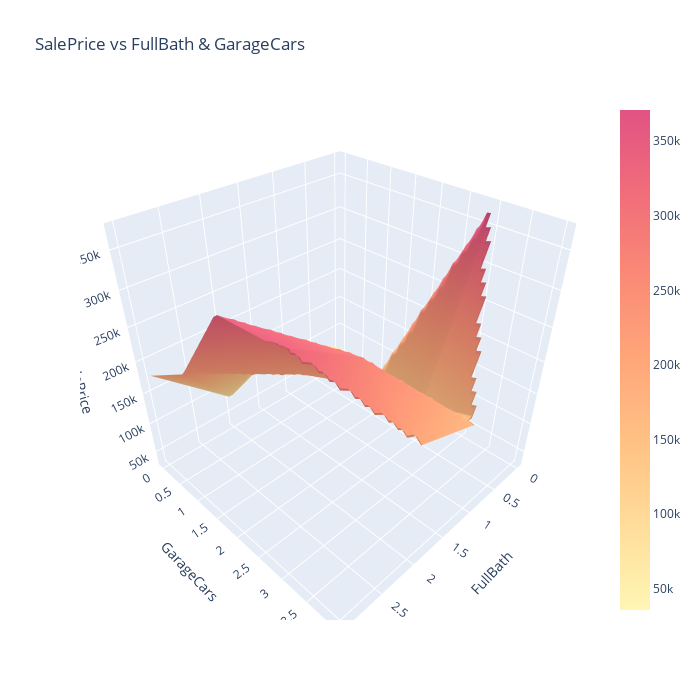

Here is the notebook cell this chart was saved with:
### Code cell
x_feature, y_feature, z_feature = 'FullBath', 'GarageCars', 'SalePrice'

x = df[x_feature]
y = df[y_feature]
z = df[z_feature]

xi = np.linspace(x.min(), x.max(), 50)
yi = np.linspace(y.min(), y.max(), 50)
X, Y = np.meshgrid(xi, yi)

Z = griddata((x, y), z, (X, Y), method='linear')

fig = go.Figure(go.Surface(x=X, y=Y, z=Z, colorscale='Pinkyl'))
fig.update_layout(
    title=f'{z_feature} vs {x_feature} & {y_feature}',
    scene=dict(
        xaxis_title=x_feature,
        yaxis_title=y_feature,
        zaxis_title=z_feature
    ),
    width=700, height=700
)
fig.show()

### Figure 1 — Plotly figure (JSON) as saved in the notebook; plotly's stock layout.template omitted (floating-point values rounded to 4 significant figures; data arrays with more than 128 entries replaced by an {"elided": "..."} marker saying what was removed)
{"data": [{"colorscale": [[0, "rgb(254, 246, 181)"], [0.1667, "rgb(255, 221, 154)"], [0.3333, "rgb(255, 194, 133)"], [0.5, "rgb(255, 166, 121)"], [0.6667, "rgb(250, 138, 118)"], [0.8333, "rgb(241, 109, 122)"], [1, "rgb(225, 83, 131)"]], "type": "surface", "x": {"elided": "50x50 float values"}, "y": {"elided": "50x50 float values"}, "z": {"elided": "50x50 float values"}}], "layout": {"height": 700, "scene": {"xaxis": {"title": {"text": "FullBath"}}, "yaxis": {"title": {"text": "GarageCars"}}, "zaxis": {"title": {"text": "SalePrice"}}}, "title": {"text": "SalePrice vs FullBath & GarageCars"}, "width": 700}}
